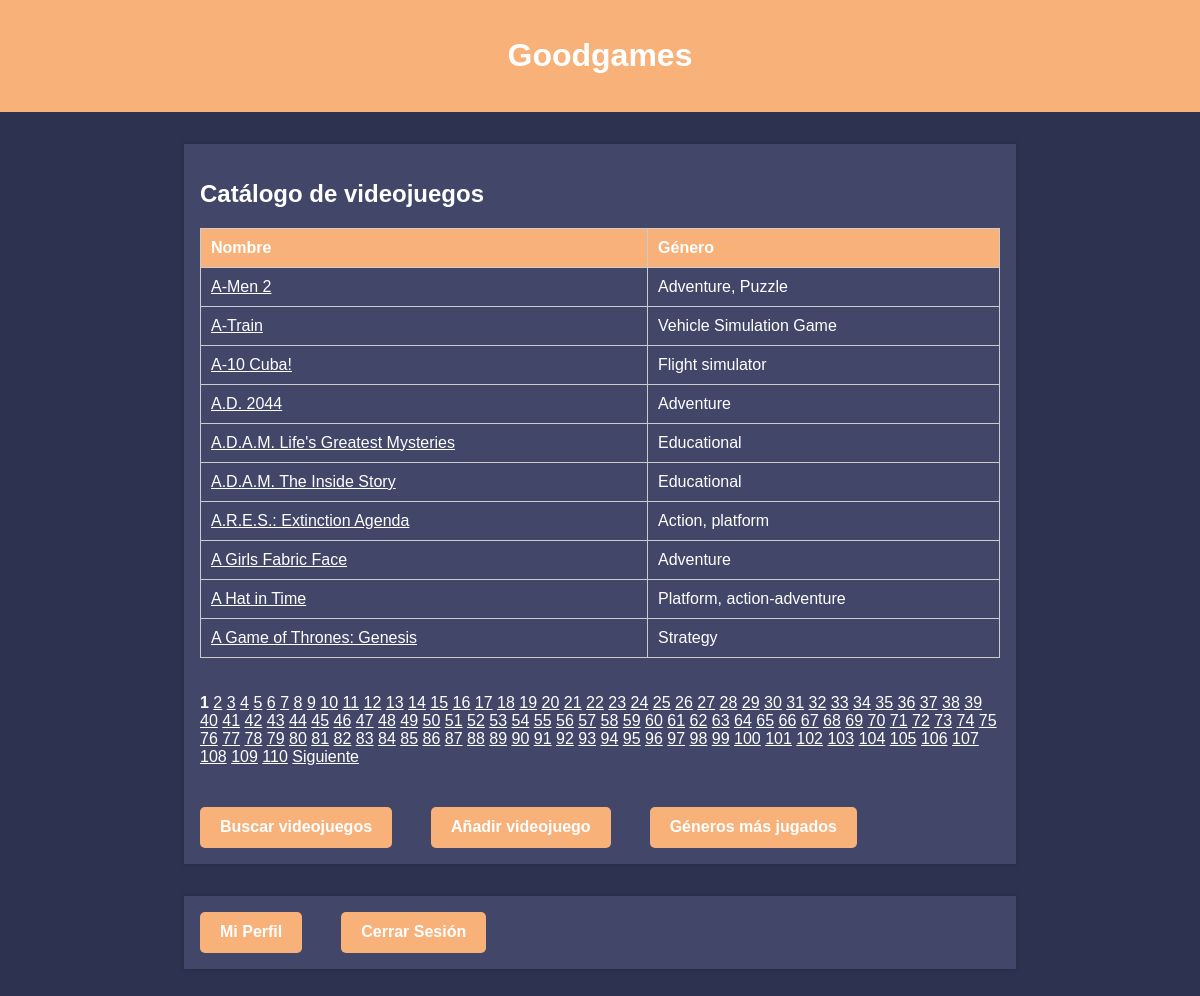
The page /app/principal.php on the database as committed earlier.
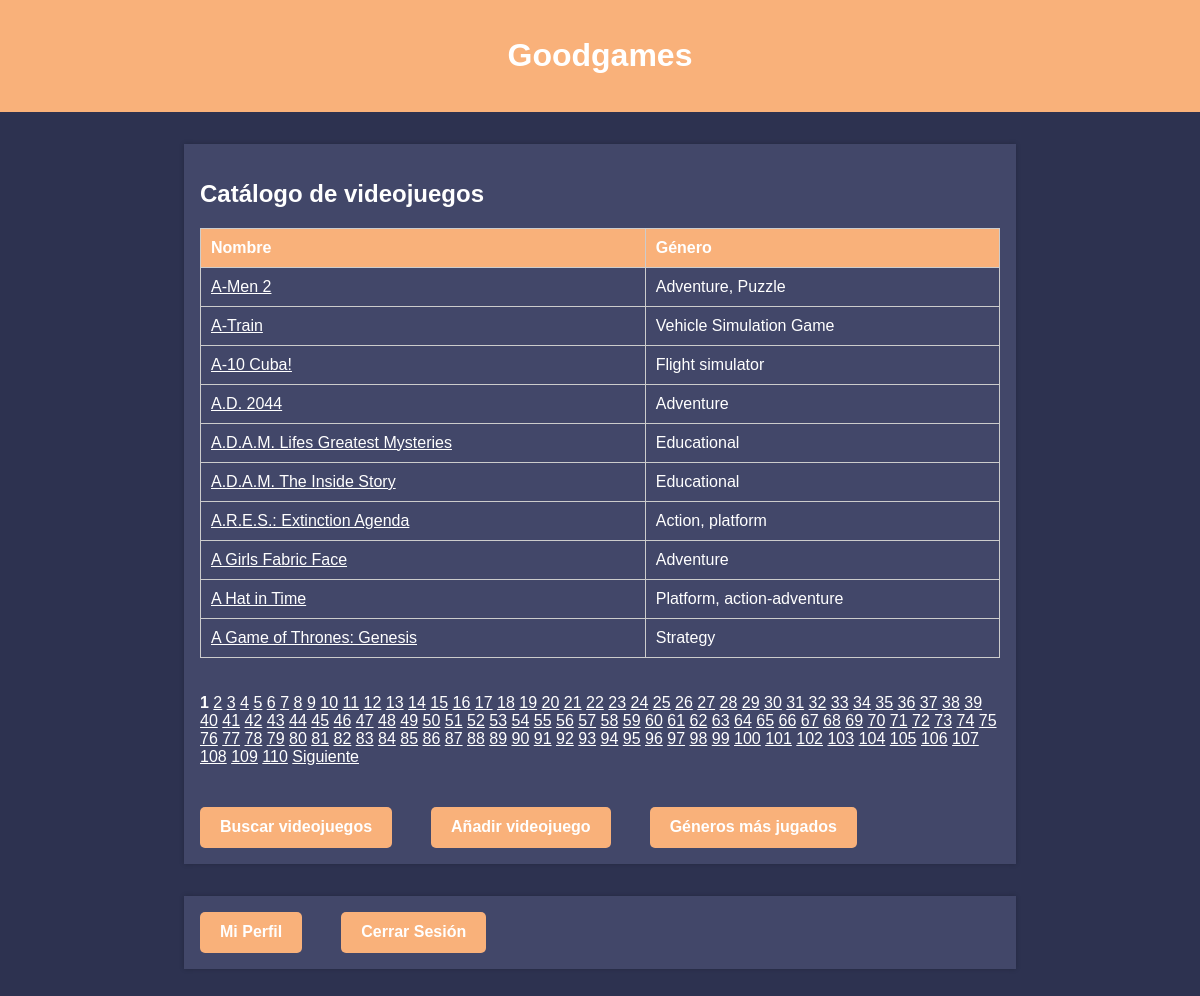
The same page on the database as committed later.
### tables this page shows
CREATE TABLE `mytable` (
  `id` int(10) UNSIGNED NOT NULL,
  `Name` varchar(59) NOT NULL,
  `Developer` varchar(101) NOT NULL,
  `Producer` varchar(80) NOT NULL,
  `Genre` varchar(64) NOT NULL,
  `Operating_System` varchar(73) NOT NULL,
  `Date_Released` varchar(63) NOT NULL
);

### app/principal.php (the view, shortened to what this page needs)
<?php
include("config.php");
$porPagina = 10;
$pagina = isset($_GET['pagina']) ? $_GET['pagina'] : 1;
$inicio = ($pagina - 1) * $porPagina;
$sql = "SELECT * FROM mytable LIMIT $inicio, $porPagina";
$result = $conn->query($sql);
?>
<!DOCTYPE html>
<html lang="es">
<head>
    <link rel="stylesheet" href="styles.css">
</head>
<body>
    <header>
        <h1>Goodgames</h1>
    </header>
    <main>
        <section>
            <h2>Catálogo de videojuegos</h2>
            <table>
        <tr>
            <th>Nombre</th>
            <th>Género</th>
        </tr>
            <?php
               while ($row = $result->fetch_assoc()) {
                echo "<tr>";
                echo "<td><a href='ver_videojuego.php?id=" . $row["id"] . "'>" . $row["Name"] . "</a></td>";
                echo "<td>" . $row["Genre"] . "</td>";
                echo "</tr>";
            }
            $sql = "SELECT COUNT(*) AS total FROM mytable";
             $result = $conn->query($sql);
             $fila = $result->fetch_assoc();
            $totalPaginas = ceil($fila["total"] / $porPagina);
                ?>
                </table>
                <br> </br>
            <?php
             echo "<div>";
             for ($i = 1; $i <= $totalPaginas; $i++) {
                 if ($i == $pagina) {
                     echo "<strong>$i</strong> ";
                 } else {
                     echo "<a href='?pagina=$i'>$i</a> ";
                 }
             }
            if ($pagina < $totalPaginas) {
                echo "<a href='?pagina=".($pagina + 1)."'>Siguiente</a>";
            }
             ?>
                <pre>     </pre>
                <div class="button-container">
                    <button class="button secondary-button" onclick="window.location.href='buscar_juegos.html'">Buscar videojuegos</button>
                    <pre>     </pre>
                    <button class="button secondary-button" onclick="window.location.href='anadir_videojuego.html'">Añadir videojuego</button>
                    <pre>     </pre>
                    <button class="button secondary-button" onclick="window.location.href='ver_graficos.php'">Géneros más jugados</button>
                </div>
        </section>
    </main>
    <main>
        <div class="button-container">
            <button class="button secondary-button" onclick="window.location.href='ajustes_cuenta.php'">Mi Perfil </button>
            <pre>     </pre>
            <button class="button secondary-button" onclick="window.location.href='cerrar_sesion.php'">Cerrar Sesión</button>
        </div>
    </main>
</body>
</html>

### app/styles.css (style rules this page uses)
body { font-family: Arial, sans-serif; background-color: #2D3250; margin: 0; padding: 0; }
header { background-color: #F9B17A; color: #FFFFFF; text-align: center; padding: 1rem; }
main { max-width: 800px; margin: 2rem auto; padding: 1rem; background-color: #424769; color: #FFFFFF; box-shadow: 0 0 5px rgba(0, 0, 0, 0.2); }
a { color: white; }
th { background-color: #F9B17A; color: white; font-weight: bold; }
.button-container { display: flex; }
.button { display: inline-block; padding: 10px 20px; background-color: #3498db; color: #fff; font-size: 16px; font-weight: bold; text-align: center; text-decoration: none; border: none; border-radius: 5px; cursor: pointer; transition: background-color 0.3s ease; }
.secondary-button { background-color: #F9B17A; }

### app/principal.php (style rules this page uses)
table { width: 100%; border-collapse: collapse; }
table, th, td { border: 1px solid #ccc; }
th, td { padding: 10px; text-align: left; }

Rows that differ between the two databases and show on the page:
changed mytable: Name "A.D.A.M. Life's Greatest Mysteries" → "A.D.A.M. Lifes Greatest Mysteries"
